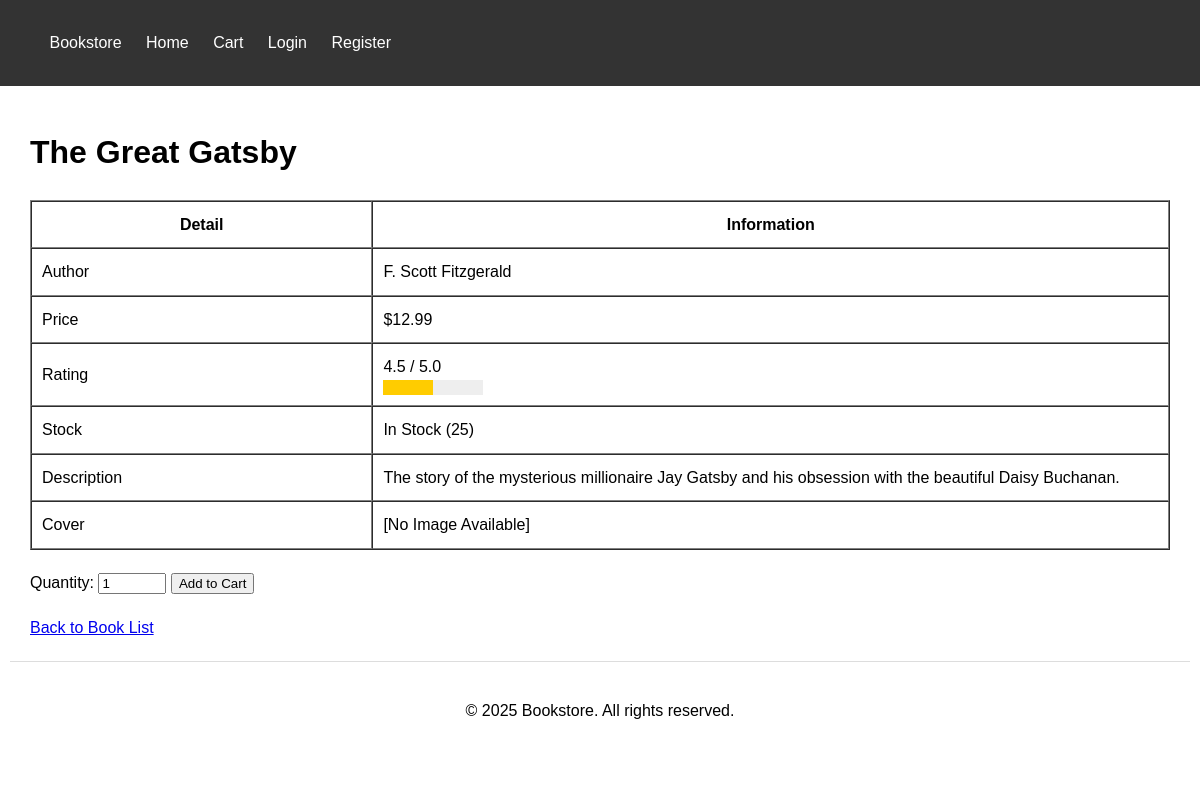
Screenshot of /book/1/ with the database file from the repository.
### store/models.py (models this page shows, shortened)
class Book(models.Model):
    title = models.CharField(max_length=200)
    author = models.CharField(max_length=100)
    description = models.TextField()
    price = models.DecimalField(max_digits=10, decimal_places=2)
    stock = models.PositiveIntegerField(default=0)
    cover_image = models.ImageField(upload_to='covers/', blank=True, null=True)
    rating = models.DecimalField(max_digits=3, decimal_places=1, default=0.0, validators=[MinValueValidator(0.0), MaxValueValidator(5.0)])
    created_at = models.DateTimeField(auto_now_add=True)
    updated_at = models.DateTimeField(auto_now=True)

### store/views.py (the view)
# urls.py: path('book/<int:pk>/', views.BookDetailView.as_view(), name='book_detail'),
class BookDetailView(View):
    def get(self, request, pk):
        book = get_object_or_404(Book, pk=pk)
        return render(request, 'store/book_detail.html', {'book': book})

### templates/store/book_detail.html (shortened to what this page needs)
{% extends 'base.html' %}
{% block content %}
<h1>{{ book.title }}</h1>
<table border="1" cellpadding="10" cellspacing="0" width="100%">
    <tr>
        <th width="30%">Detail</th>
        <th width="70%">Information</th>
    </tr>
    <tr>
        <td>Author</td>
        <td>{{ book.author }}</td>
    </tr>
    <tr>
        <td>Price</td>
        <td>${{ book.price }}</td>
    </tr>
    <tr>
        <td>Rating</td>
        <td>
            {{ book.rating|floatformat:1 }} / 5.0
            <div style="width: 100px; background-color: #eee; height: 15px;">
                <div style="width: {{ book.rating|floatformat:0|default:'0' }}0%; background-color: #fc0; height: 15px;"></div>
            </div>
        </td>
    </tr>
    <tr>
        <td>Stock</td>
        <td>{% if book.stock > 0 %}In Stock ({{ book.stock }}){% else %}Out of Stock{% endif %}</td>
    </tr>
    <tr>
        <td>Description</td>
        <td>{{ book.description }}</td>
    </tr>
    <tr>
        <td>Cover</td>
        <td>
            {% if book.cover_image %}
            <img src="{{ book.cover_image.url }}" alt="{{ book.title }}" style="max-width: 200px;">
            {% else %}
            [No Image Available]
            {% endif %}
        </td>
    </tr>
</table>
<div style="margin-top: 20px;">
    {% if book.stock > 0 %}
    <form action="{% url 'add_to_cart' book.id %}" method="post">
        <label for="quantity">Quantity:</label>
        <input type="number" id="quantity" name="quantity" value="1" min="1" max="{{ book.stock }}" style="width: 60px;">
        <button type="submit">Add to Cart</button>
    </form>
    {% else %}
    <p><strong>This book is currently out of stock.</strong></p>
    {% endif %}
</div>
<div style="margin-top: 20px;">
    <a href="{% url 'home' %}">Back to Book List</a>
</div>
{% endblock %}

### templates/base.html (style rules this page uses)
body { font-family: Arial, sans-serif; margin: 0; padding: 0; line-height: 1.6; }

### rows the page displays
Book: title "The Great Gatsby", author "F. Scott Fitzgerald", price "12.99", rating "4.5", stock "25", description "The story of the mysterious millionaire Jay Gatsby and his obsession with the beautiful Daisy Buchanan."
